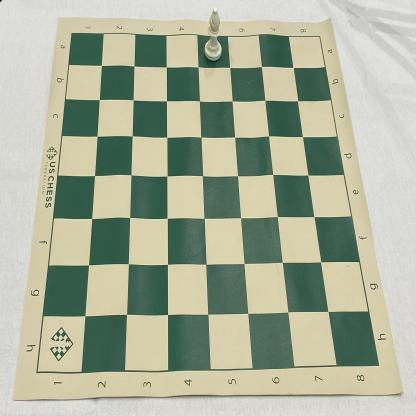
#> input picture chess_model/chess_data/test/images/0b47311f426ff926578c9d738d683e76_jpg.rf.40183eae584a653181bbd795ba3c353f.jpg, 416 x 416 px, given in place of 2_move_student.mp4, which was not available
$ python contours_frame.py
#> lines starting #> are read from the running program, lines starting #| are printed output that depends on the picture; after the words box and inside, x2 and y2 are one past the last pixel; in counts of white or black regions, pixels touching at a corner belong together; pictures that were not available may be replaced by others from this repository, and a replacement may not be noted
import cv2
import numpy as np
import matplotlib.pyplot as plt

# Transformed image output size
WIDTH = 640
HEIGHT = 640
CROP = 50
# Constants for display size
DISPLAY_WIDTH = 320  # Set smaller width for display
DISPLAY_HEIGHT = 320  # Set smaller height for display

# Utility function to display images in a grid
def display_frames(original_frame, contour_frame, lines_frame, black_frame, square_frame):
    """Displays five video frames side by side with a smaller display size"""
    plt.figure(figsize=(15, 5))  # Slightly larger figure size to fit five images

    # Display original video frame
    plt.subplot(1, 5, 1)
    plt.imshow(cv2.cvtColor(original_frame, cv2.COLOR_BGR2RGB))
    plt.title("Original Video")
    plt.axis('off')

    # Display video with contours
    plt.subplot(1, 5, 2)
    plt.imshow(cv2.cvtColor(contour_frame, cv2.COLOR_BGR2RGB))
    plt.title("Contours")
    plt.axis('off')

    # Display video with detected lines
    plt.subplot(1, 5, 3)
    plt.imshow(cv2.cvtColor(lines_frame, cv2.COLOR_BGR2RGB))
    plt.title("Detected Lines")
    plt.axis('off')

    # Display black image with drawn lines
    plt.subplot(1, 5, 4)
    plt.imshow(cv2.cvtColor(black_frame, cv2.COLOR_BGR2RGB))
    plt.title("Black Image with Lines")
    plt.axis('off')

    # Display image with largest square contour
    plt.subplot(1, 5, 5)
    plt.imshow(cv2.cvtColor(square_frame, cv2.COLOR_BGR2RGB))
    plt.title("Largest Square Contour")
    plt.axis('off')

    plt.tight_layout()
    plt.show()

# Preprocessing function with Gaussian Blur, OTSU Threshold, Canny, Hough Lines, and square contour detection
def preprocess_and_detect_lines(img):
    """Preprocess the image, detect lines, and find the largest square contour"""
    # Convert to grayscale
    gray_image = cv2.cvtColor(img, cv2.COLOR_BGR2GRAY)

    # Gaussian Blur
    equalized_image = cv2.equalizeHist(gray_image)

    # OTSU threshold
    ret, otsu_binary = cv2.threshold(equalized_image, 0, 255, cv2.THRESH_BINARY + cv2.THRESH_OTSU)

    # Canny edge detection
    canny = cv2.Canny(otsu_binary, 0, 255)

    # Dilation (to connect gaps in edges)
    kernel = np.ones((7, 7), np.uint8)
    img_dilation = cv2.dilate(canny, kernel, iterations=1)

    # Hough Lines detection
    lines = cv2.HoughLinesP(img_dilation, 1, np.pi / 180, threshold=500, minLineLength=150, maxLineGap=100)

    # Create an image that contains only black pixels
    black_image = np.zeros_like(img_dilation)

    # Draw detected lines on black image
    if lines is not None:
        for line in lines:
            x1, y1, x2, y2 = line[0]
            cv2.line(black_image, (x1, y1), (x2, y2), (255, 255, 255), 2)

    # Dilation to make lines thicker and more visible
    kernel = np.ones((3, 3), np.uint8)
    black_image = cv2.dilate(black_image, kernel, iterations=1)

    # Find contours in the dilated image
    contours, _ = cv2.findContours(black_image, cv2.RETR_TREE, cv2.CHAIN_APPROX_SIMPLE)

    square_centers = list()

    # Loop through the contours and check for square-like contours
    board_copy = canny.copy()
    for contour in contours:
        # Approximate the contour to reduce the number of points
        epsilon = 0.02 * cv2.arcLength(contour, True)
        approx = cv2.approxPolyDP(contour, epsilon, True)

        # Check if the contour has 4 sides (quadrilateral)
        if len(approx) == 4:
            (x, y, w, h) = cv2.boundingRect(approx)
            area = cv2.contourArea(contour)

            # Only consider contours with a reasonable area range
            if 7000 < area < 40000:
                print(area)
                pts = [pt[0] for pt in approx]  # Extract coordinates
                pt1 = tuple(pts[0])
                pt2 = tuple(pts[1])
                pt4 = tuple(pts[2])
                pt3 = tuple(pts[3])

                center_x = (x + (x + w)) / 2
                center_y = (y + (y + h)) / 2

                square_centers.append([center_x, center_y, pt2, pt1, pt3, pt4])

                # Draw the square contour on the image for visualization
                cv2.line(board_copy, pt1, pt2, (255, 255, 0), 7)
                cv2.line(board_copy, pt1, pt3, (255, 255, 0), 7)
                cv2.line(board_copy, pt2, pt4, (255, 255, 0), 7)
                cv2.line(board_copy, pt3, pt4, (255, 255, 0), 7)

    return otsu_binary, canny, img_dilation, board_copy

# Process video
def process_video(video_path):
#> called with video_path = 'testing_set/2_move_student.mp4'
    cap = cv2.VideoCapture(video_path)

    if not cap.isOpened():
        print(f"Error opening video file {video_path}")
        return

    while cap.isOpened():
        ret, frame = cap.read()
#> frame is the input picture: shape (416, 416, 3); mean B, G, R 155.5, 176.5, 169.9
        h, w, _ = frame.shape
#> h = 416; w = 416
        delta = (h - w) // 2
#> delta = 0
        frame = frame[delta + CROP: delta + w - CROP, :, :]
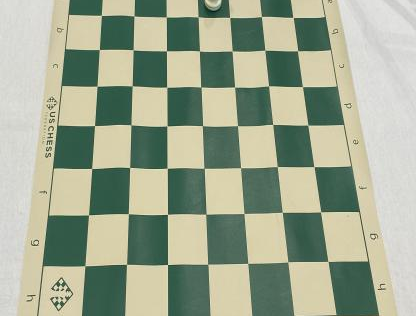
#> frame: shape (316, 416, 3); mean B, G, R 146.6, 168.8, 159.7

        if not ret:
            print("End of video")
            break

        # Apply preprocessing and detect lines and square contours
        otsu_binary, canny, img_dilation, black_image = preprocess_and_detect_lines(frame)
#> in preprocess_and_detect_lines, `gray_image = cv2.cvtColor(img, cv2.COLOR_BGR2GRAY)`:
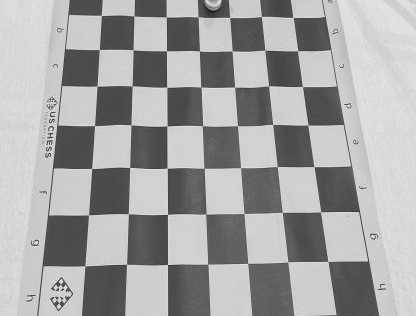
#> gray_image: shape (316, 416); min 18, max 250, mean 163.5
#> in preprocess_and_detect_lines, `equalized_image = cv2.equalizeHist(gray_image)`:
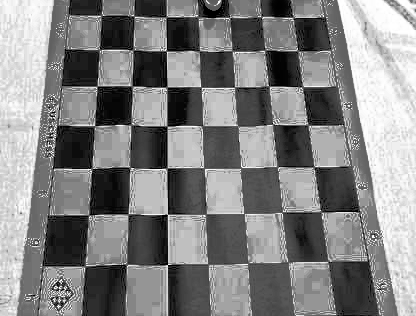
#> equalized_image: shape (316, 416); min 0, max 255, mean 130.9
#> in preprocess_and_detect_lines, `ret, otsu_binary = cv2.threshold(equalized_image, 0, 255, cv2.THRESH_B..`:
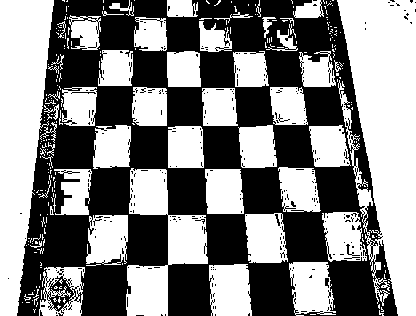
#> otsu_binary: shape (316, 416); 51.7% white; 277 black regions (271 under 20 px), largest, box (x1, y1, x2, y2) and area: (17, 0, 398, 316) 62427, (346, 244, 360, 256) 38, (325, 278, 329, 288) 31, (71, 92, 96, 94) 27, (275, 214, 280, 226) 27, (278, 114, 290, 122) 20
#> in preprocess_and_detect_lines, `ret, otsu_binary = cv2.threshold(equalized_image, 0, 255, cv2.THRESH_B..`: ret = 123
#> in preprocess_and_detect_lines, `canny = cv2.Canny(otsu_binary, 0, 255)`:
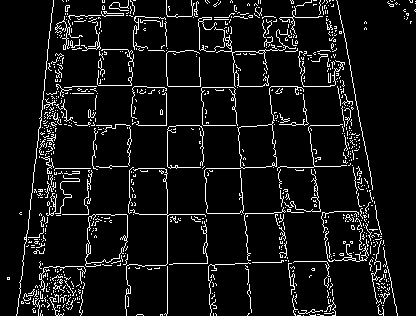
#> canny: shape (316, 416); 7.8% white in thin lines or dots
#> in preprocess_and_detect_lines, `img_dilation = cv2.dilate(canny, kernel, iterations=1)`:
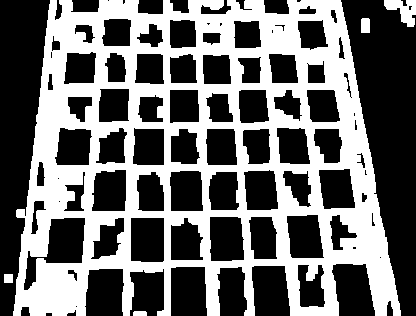
#> img_dilation: shape (316, 416); 43.1% white; 5 white regions, box (x1, y1, x2, y2) and area: (13, 0, 401, 316) 55857, (384, 0, 416, 27) 485, (361, 18, 370, 33) 133, (4, 274, 13, 283) 81, (133, 311, 147, 316) 68
#> in preprocess_and_detect_lines, `lines = cv2.HoughLinesP(img_dilation, 1, np.pi / 180, threshold=500, m..`: lines = None
#> in preprocess_and_detect_lines, `contours, _ = cv2.findContours(black_image, cv2.RETR_TREE, cv2.CHAIN_A..`: black_image: shape (316, 416); every value is 0
#> after the loop in preprocess_and_detect_lines, `for contour in contours:`: square_centers = []

        # Display the results
        display_frames(frame, otsu_binary, canny, img_dilation, black_image)
#> in display_frames, `plt.show()`:
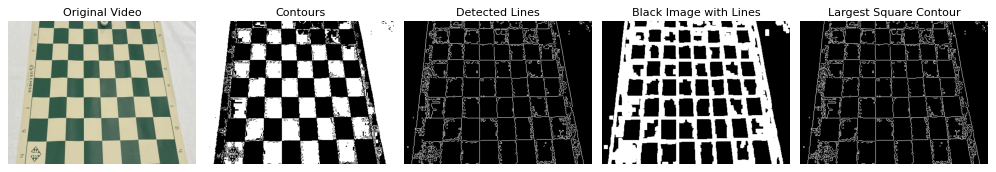
#> figure drawn by matplotlib, 5 panels

# Path to your video file
video_path = "testing_set/2_move_student.mp4"
process_video(video_path)

$ run again, on chess_model/chess_data/test/images/2f6fb003bb89cd401322a535acb42f65_jpg.rf.66c0a46773a9cd583fb96c3df41a9e0c.jpg
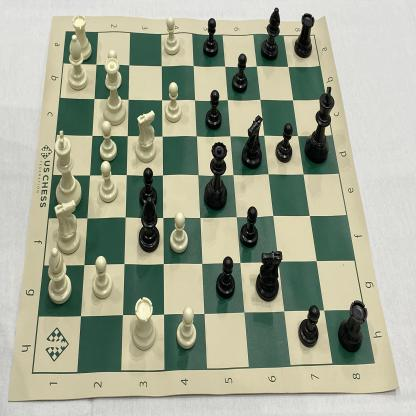
#> input picture chess_model/chess_data/test/images/2f6fb003bb89cd401322a535acb42f65_jpg.rf.66c0a46773a9cd583fb96c3df41a9e0c.jpg, 416 x 416 px, given in place of 2_move_student.mp4, which was not available
#> in process_video, frame is the input picture: shape (416, 416, 3); mean B, G, R 147.8, 167.4, 162.5
#> frame: shape (316, 416, 3)
#> in preprocess_and_detect_lines, `ret, otsu_binary = cv2.threshold(equalized_image, 0, 255, cv2.THRESH_B..`:
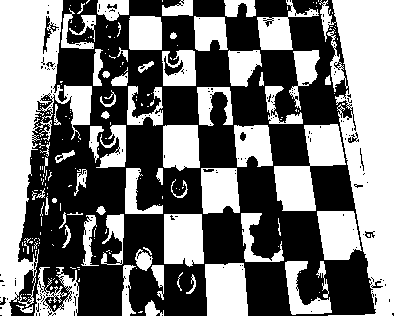
#> otsu_binary: shape (316, 416); 49.8% white; 219 white regions (150 under 20 px), largest, box (x1, y1, x2, y2) and area: (319, 0, 416, 316) 20773, (0, 0, 92, 316) 12678, (274, 124, 346, 211) 3046
#> ret = 128
#> canny: shape (316, 416); 7.8% white in thin lines or dots
#> in preprocess_and_detect_lines, `img_dilation = cv2.dilate(canny, kernel, iterations=1)`:
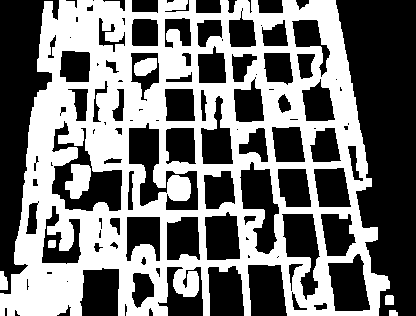
#> img_dilation: shape (316, 416); 46.4% white; 7 white regions, largest, box (x1, y1, x2, y2) and area: (0, 0, 390, 316) 59666, (65, 164, 91, 199) 624, (134, 58, 157, 76) 318
#> lines = None
#> black_image: shape (316, 416); every value is 0
#> after the loop in preprocess_and_detect_lines, `for contour in contours:`: square_centers = []

$ run again, on chess_model/chess_data/test/images/410993714e325a1de3e394ffe860df3a_jpg.rf.657c49ca295ef54da23469189070a075.jpg
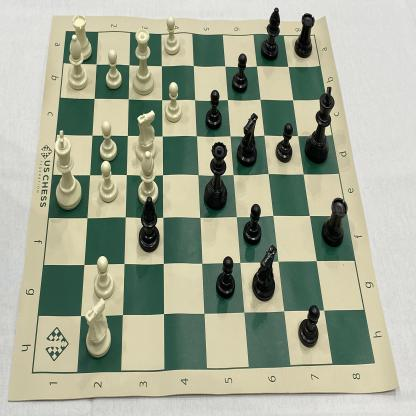
#> input picture chess_model/chess_data/test/images/410993714e325a1de3e394ffe860df3a_jpg.rf.657c49ca295ef54da23469189070a075.jpg, 416 x 416 px, given in place of 2_move_student.mp4, which was not available
#> in process_video, frame is the input picture: shape (416, 416, 3); mean B, G, R 149.1, 168.9, 163.5
#> frame: shape (316, 416, 3)
#> in preprocess_and_detect_lines, `ret, otsu_binary = cv2.threshold(equalized_image, 0, 255, cv2.THRESH_B..`:
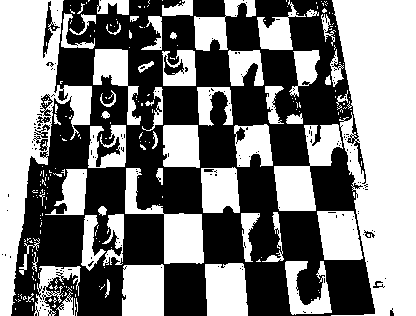
#> otsu_binary: shape (316, 416); 50.1% white; 170 black regions (159 under 20 px), largest, box (x1, y1, x2, y2) and area: (11, 0, 375, 316) 64325, (43, 1, 60, 58) 268, (164, 55, 184, 75) 169
#> ret = 127
#> canny: shape (316, 416); 7.6% white in thin lines or dots
#> in preprocess_and_detect_lines, `img_dilation = cv2.dilate(canny, kernel, iterations=1)`:
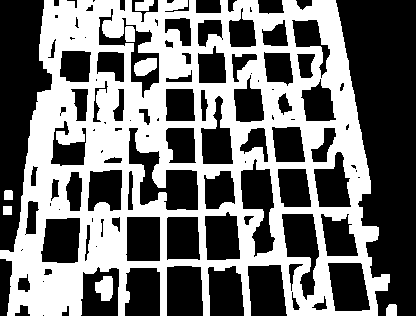
#> img_dilation: shape (316, 416); 45.1% white; 8 white regions, largest, box (x1, y1, x2, y2) and area: (0, 0, 390, 316) 58006, (95, 276, 113, 301) 344, (134, 58, 157, 76) 313
#> lines = None
#> black_image: shape (316, 416); every value is 0
#> after the loop in preprocess_and_detect_lines, `for contour in contours:`: square_centers = []
